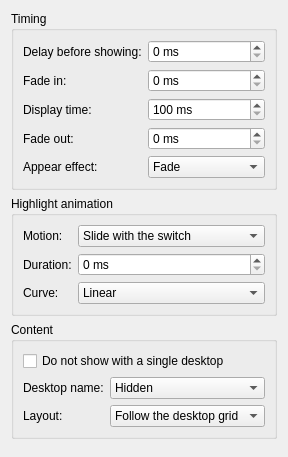
         <widget class="QWidget" name="scrollContents_4">
          <layout class="QVBoxLayout" name="contentLayout_5">
           <item>
            <widget class="QGroupBox" name="group_6">
             <property name="title"><string>Timing</string></property>
             <layout class="QFormLayout" name="form_7">
              <item row="0" column="0">
               <widget class="QLabel" name="label_8">
                <property name="text"><string>Delay before showing:</string></property>
               </widget>
              </item>
              <item row="0" column="1">
               <widget class="QSpinBox" name="kcfg_ShowDelay">
                <property name="singleStep"><number>50</number></property>
                <property name="minimum"><number>0</number></property>
                <property name="maximum"><number>2000</number></property>
                <property name="suffix"><string> ms</string></property>
                <property name="toolTip"><string>Wait before showing the indicator. Switches made during the delay only show the last one.</string></property>
               </widget>
              </item>
              <item row="1" column="0">
               <widget class="QLabel" name="label_9">
                <property name="text"><string>Fade in:</string></property>
               </widget>
              </item>
              <item row="1" column="1">
               <widget class="QSpinBox" name="kcfg_FadeInDuration">
                <property name="singleStep"><number>50</number></property>
                <property name="minimum"><number>0</number></property>
                <property name="maximum"><number>2000</number></property>
                <property name="suffix"><string> ms</string></property>
                <property name="toolTip"><string>How long the indicator takes to appear.</string></property>
               </widget>
              </item>
              <item row="2" column="0">
               <widget class="QLabel" name="label_10">
                <property name="text"><string>Display time:</string></property>
               </widget>
              </item>
              <item row="2" column="1">
               <widget class="QSpinBox" name="kcfg_DisplayDuration">
                <property name="singleStep"><number>50</number></property>
                <property name="minimum"><number>100</number></property>
                <property name="maximum"><number>10000</number></property>
                <property name="suffix"><string> ms</string></property>
                <property name="toolTip"><string>How long the indicator stays fully visible.</string></property>
               </widget>
              </item>
              <item row="3" column="0">
               <widget class="QLabel" name="label_11">
                <property name="text"><string>Fade out:</string></property>
               </widget>
              </item>
              <item row="3" column="1">
               <widget class="QSpinBox" name="kcfg_FadeOutDuration">
                <property name="singleStep"><number>50</number></property>
                <property name="minimum"><number>0</number></property>
                <property name="maximum"><number>2000</number></property>
                <property name="suffix"><string> ms</string></property>
                <property name="toolTip"><string>How long the indicator takes to disappear.</string></property>
               </widget>
              </item>
              <item row="4" column="0">
               <widget class="QLabel" name="label_12">
                <property name="text"><string>Appear effect:</string></property>
               </widget>
              </item>
              <item row="4" column="1">
               <widget class="QComboBox" name="kcfg_AppearEffect">
                <item>
                 <property name="text"><string>Fade</string></property>
                </item>
                <item>
                 <property name="text"><string>Fade and zoom</string></property>
                </item>
               </widget>
              </item>
             </layout>
            </widget>
           </item>
           <item>
            <widget class="QGroupBox" name="group_13">
             <property name="title"><string>Highlight animation</string></property>
             <layout class="QFormLayout" name="form_14">
              <item row="0" column="0">
               <widget class="QLabel" name="label_15">
                <property name="text"><string>Motion:</string></property>
               </widget>
              </item>
              <item row="0" column="1">
               <widget class="QComboBox" name="kcfg_HighlightMotion">
                <item>
                 <property name="text"><string>Slide with the switch</string></property>
                </item>
                <item>
                 <property name="text"><string>Once the switch is done</string></property>
                </item>
                <item>
                 <property name="text"><string>Fade with the switch</string></property>
                </item>
                <property name="toolTip"><string>Slide: the highlight moves from one desktop to the next with the switch and swipe gestures. Fade with the switch: each desktop lights up as the switch passes it. Once done: the previous desktop fades out while the new one fades in.</string></property>
               </widget>
              </item>
              <item row="1" column="0">
               <widget class="QLabel" name="label_16">
                <property name="text"><string>Duration:</string></property>
               </widget>
              </item>
              <item row="1" column="1">
               <widget class="QSpinBox" name="kcfg_AnimationDuration">
                <property name="singleStep"><number>50</number></property>
                <property name="minimum"><number>0</number></property>
                <property name="maximum"><number>2000</number></property>
                <property name="suffix"><string> ms</string></property>
                <property name="toolTip"><string>Transition from the previous desktop to the new one.</string></property>
               </widget>
              </item>
              <item row="2" column="0">
               <widget class="QLabel" name="label_17">
                <property name="text"><string>Curve:</string></property>
               </widget>
              </item>
              <item row="2" column="1">
               <widget class="QComboBox" name="kcfg_AnimationEasing">
                <item>
                 <property name="text"><string>Linear</string></property>
                </item>
                <item>
                 <property name="text"><string>Smooth</string></property>
                </item>
                <item>
                 <property name="text"><string>Overshoot</string></property>
                </item>
                <item>
                 <property name="text"><string>Ease in and out</string></property>
                </item>
               </widget>
              </item>
             </layout>
            </widget>
           </item>
           <item>
            <widget class="QGroupBox" name="group_18">
             <property name="title"><string>Content</string></property>
             <layout class="QFormLayout" name="form_19">
              <item row="0" column="0" colspan="2">
               <widget class="QCheckBox" name="kcfg_HideWithSingleDesktop">
                <property name="text"><string>Do not show with a single desktop</string></property>
               </widget>
              </item>
              <item row="1" column="0">
               <widget class="QLabel" name="label_20">
                <property name="text"><string>Desktop name:</string></property>
               </widget>
              </item>
              <item row="1" column="1">
               <widget class="QComboBox" name="kcfg_Caption">
                <item>
                 <property name="text"><string>Hidden</string></property>
                </item>
                <item>
                 <property name="text"><string>Above the indicator</string></property>
                </item>
                <item>
                 <property name="text"><string>Below the indicator</string></property>
                </item>
                <property name="toolTip"><string>Shows the name of the current desktop as a caption.</string></property>
               </widget>
              </item>
              <item row="2" column="0">
               <widget class="QLabel" name="label_21">
                <property name="text"><string>Layout:</string></property>
               </widget>
              </item>
              <item row="2" column="1">
               <widget class="QComboBox" name="kcfg_Layout">
                <item>
                 <property name="text"><string>Follow the desktop grid</string></property>
                </item>
                <item>
                 <property name="text"><string>Single row</string></property>
                </item>
                <item>
                 <property name="text"><string>Single column</string></property>
                </item>
                <property name="toolTip"><string>Arrangement of the desktops inside the indicator.</string></property>
               </widget>
              </item>
             </layout>
            </widget>
           </item>
           <item>
            <spacer name="spacer_22">
             <property name="orientation"><enum>Qt::Vertical</enum></property>
            </spacer>
           </item>
          </layout>
         </widget>
